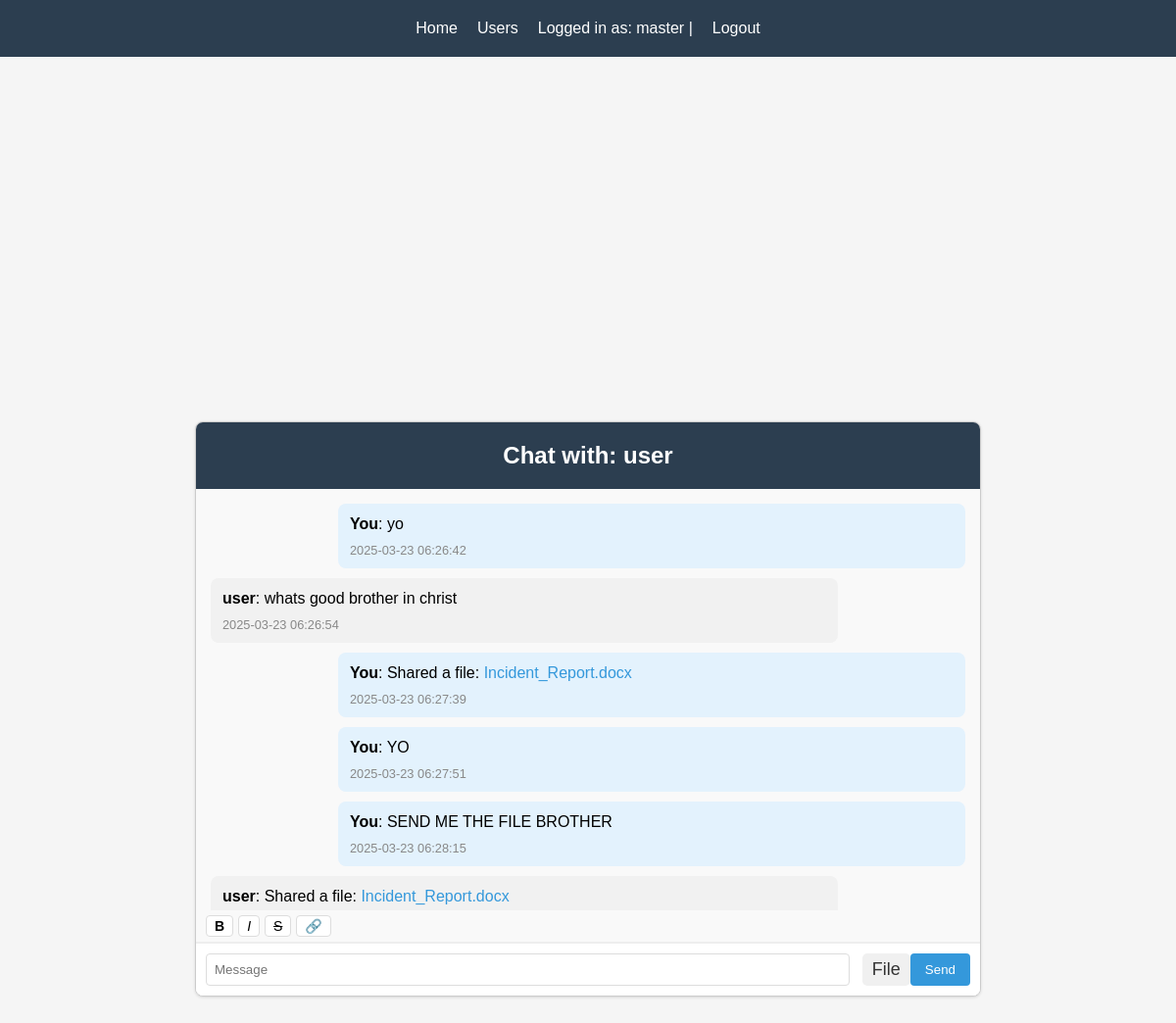
The app's page /direct_chat/1 (signed in) with its own data.
### model.py (models this page shows, shortened)
class User(db.Model):
    id = db.Column(db.Integer, primary_key=True)
    username = db.Column(db.String(80), unique=True, nullable=False)
    email = db.Column(db.String(120), unique=True, nullable=False)
    password_hash = db.Column(db.String(128), nullable=False)
    created_at = db.Column(db.DateTime, default=datetime.utcnow)
    failed_login_attempts = db.Column(db.Integer, default=0)
    last_failed_login = db.Column(db.DateTime, nullable=True)
    is_locked = db.Column(db.Boolean, default=False)

class DirectMessage(db.Model):
    id = db.Column(db.Integer, primary_key=True)
    sender_id = db.Column(db.Integer, db.ForeignKey('user.id'), nullable=False)
    recipient_id = db.Column(db.Integer, db.ForeignKey('user.id'), nullable=False)
    content = db.Column(db.Text, nullable=False)
    timestamp = db.Column(db.DateTime, default=datetime.utcnow)
    is_read = db.Column(db.Boolean, default=False)
    is_file = db.Column(db.Boolean, default=False)
    file_id = db.Column(db.Integer, db.ForeignKey('shared_file.id'), nullable=True)
    sender = db.relationship('User', foreign_keys=[sender_id], backref='sent_messages')
    recipient = db.relationship('User', foreign_keys=[recipient_id], backref='received_messages')
    shared_file = db.relationship('SharedFile', foreign_keys=[file_id], backref=db.backref('message_ref', uselist=False))

### main.py (the view)
@app.route("/direct_chat/<int:user_id>")
def direct_chat(user_id):
    if not session.get("user_id"):
        return redirect(url_for("login"))
    if not session.get("username"):
        return redirect(url_for("logout"))
    other_user = User.query.get_or_404(user_id)
    messages = DirectMessage.query.filter(
        or_(
            and_(DirectMessage.sender_id == session["user_id"],
                 DirectMessage.recipient_id == user_id),
            and_(DirectMessage.sender_id == user_id,
                 DirectMessage.recipient_id == session["user_id"])
        )
    ).order_by(DirectMessage.timestamp).all()
    return render_template("direct_chat.html",
                           other_user=other_user,
                           messages=messages)

### main.py (called while the page is built)
@app.context_processor
def utility_processor():
    return dict(get_file_icon_class=get_file_icon_class)

### templates/direct_chat.html (shortened to what this page needs)
{% extends 'base.html' %} {% block content %}
<div class="message-box">
  <h2>Chat with: {{other_user.username}}</h2>
  <div class="messages" id="messages">
    {% if messages %}
      {% for msg in messages %}
      <div class="text {% if msg.sender_id == session.user_id %}sent{% else %}received{% endif %}">
        <span>
          <strong>{{ msg.sender.username if msg.sender_id != session.user_id else 'You' }}</strong>:
          {% if msg.is_file %}
            Shared a file: <a href="/download_file/{{ msg.file_id }}" target="_blank">{{ msg.content.replace('Shared a file: ', '') }}</a>
          {% else %}
            {{ msg.content }}
          {% endif %}
        </span>
        <span class="muted">
          {{ msg.timestamp.strftime('%Y-%m-%d %H:%M:%S') }}
        </span>
      </div>
      {% endfor %}
    {% endif %}
  </div>
  <div class="format-toolbar">
    <button type="button" class="format-btn" title="Bold" onclick="insertFormatting('**', '**')"><strong>B</strong></button>
    <button type="button" class="format-btn" title="Italic" onclick="insertFormatting('*', '*')"><em>I</em></button>
    <button type="button" class="format-btn" title="Strikethrough" onclick="insertFormatting('~~', '~~')"><del>S</del></button>
    <button type="button" class="format-btn" title="Link" onclick="insertLink()">🔗</button>
  </div>
  <div class="inputs">
    <input type="text" placeholder="Message" name="message" id="message" />
    <button type="button" id="file-btn" onclick="document.getElementById('file-upload').click()">
      File
    </button>
    <button type="button" name="send" id="send-btn" onClick="sendDirectMessage()">
      Send
    </button>
  </div>
</div>
{% endblock %}

### templates/base.html (shortened to what this page needs)
<!DOCTYPE html>
<html lang="en">
  <head>
    <link rel="stylesheet" href="{{url_for('static', filename='css/style.css')}}" />
    <link rel="stylesheet" href="https://cdn.jsdelivr.net/npm/emoji-picker-element@^1/index.css" />
  </head>
  <body>
    {% if session.get('user_id') %}
    <div class="header">
      <div class="user-info">
        {% if session.username %}
          <div class="nav-links">
            <a href="{{ url_for('home') }}">Home</a>
            <a href="{{ url_for('users') }}">Users</a>
            Logged in as: {{ session.username }} | <a href="{{ url_for('logout') }}">Logout</a>
          </div>
        {% endif %}
      </div>
    </div>
    {% endif %}
    <div class="content">{% block content %} {% endblock %}</div>
  </body>
</html>

### static/css/style.css (style rules this page uses)
body { font-family: 'Arial', sans-serif; line-height: 1.6; margin: 0; padding: 0; background-color: #f5f5f5; display: flex; flex-direction: column; min-height: 100vh; }
.header { background-color: #2c3e50; color: white; padding: 1rem; text-align: center; }
.content { flex: 1; display: flex; justify-content: center; align-items: center; padding: 20px; }
.nav-links { display: flex; justify-content: center; gap: 20px; }
.nav-links a { color: white; text-decoration: none; }
.message-box { width: 90%; max-width: 800px; margin: 20px auto; border: 1px solid #ccc; border-radius: 8px; overflow: hidden; box-shadow: 0 1px 3px rgba(0,0,0,0.12); background-color: white; }
.message-box h2 { background-color: #2c3e50; color: white; margin: 0; padding: 15px; text-align: center; }
.messages { height: 400px; overflow-y: auto; padding: 15px; background-color: #f9f9f9; }
.inputs { display: flex; padding: 10px; background-color: #fff; border-top: 1px solid #eee; }
.inputs input[type="text"] { flex: 1; padding: 8px; border: 1px solid #ddd; border-radius: 4px; margin-right: 8px; }
.inputs button { background-color: #3498db; color: white; border: none; padding: 8px 15px; border-radius: 4px; cursor: pointer; }
.text { margin-bottom: 10px; padding: 8px 12px; border-radius: 8px; max-width: 80%; word-wrap: break-word; }
.text.sent { background-color: #e3f2fd; margin-left: auto; }
.text.received { background-color: #f1f1f1; }
.muted { font-size: 0.8em; color: #888; display: block; margin-top: 4px; }
#file-btn { background-color: #f0f0f0; border: none; border-radius: 5px; cursor: pointer; font-size: 18px; padding: 5px 10px; margin-left: 5px; color: #333; }
.format-toolbar { display: flex; gap: 5px; padding: 5px 10px; background-color: #f9f9f9; border-bottom: 1px solid #eee; }
.format-btn { background-color: white; border: 1px solid #ddd; border-radius: 4px; padding: 2px 8px; font-size: 14px; cursor: pointer; transition: background-color 0.2s; }
.text a { color: #3498db; text-decoration: none; }

### records on screen
User: username "user"
DirectMessage: sender "You", content "yo", timestamp "2025-03-23 06:26:42"
DirectMessage: sender "user", content "whats good brother in christ", timestamp "2025-03-23 06:26:54"
DirectMessage: sender "You", content.replace "Incident_Report.docx", timestamp "2025-03-23 06:27:39"
DirectMessage: sender "You", content "YO", timestamp "2025-03-23 06:27:51"
DirectMessage: sender "You", content "SEND ME THE FILE BROTHER", timestamp "2025-03-23 06:28:15"
DirectMessage: sender "user", content.replace "Incident_Report.docx"

### other values on screen
{{ session.username }} "master"
